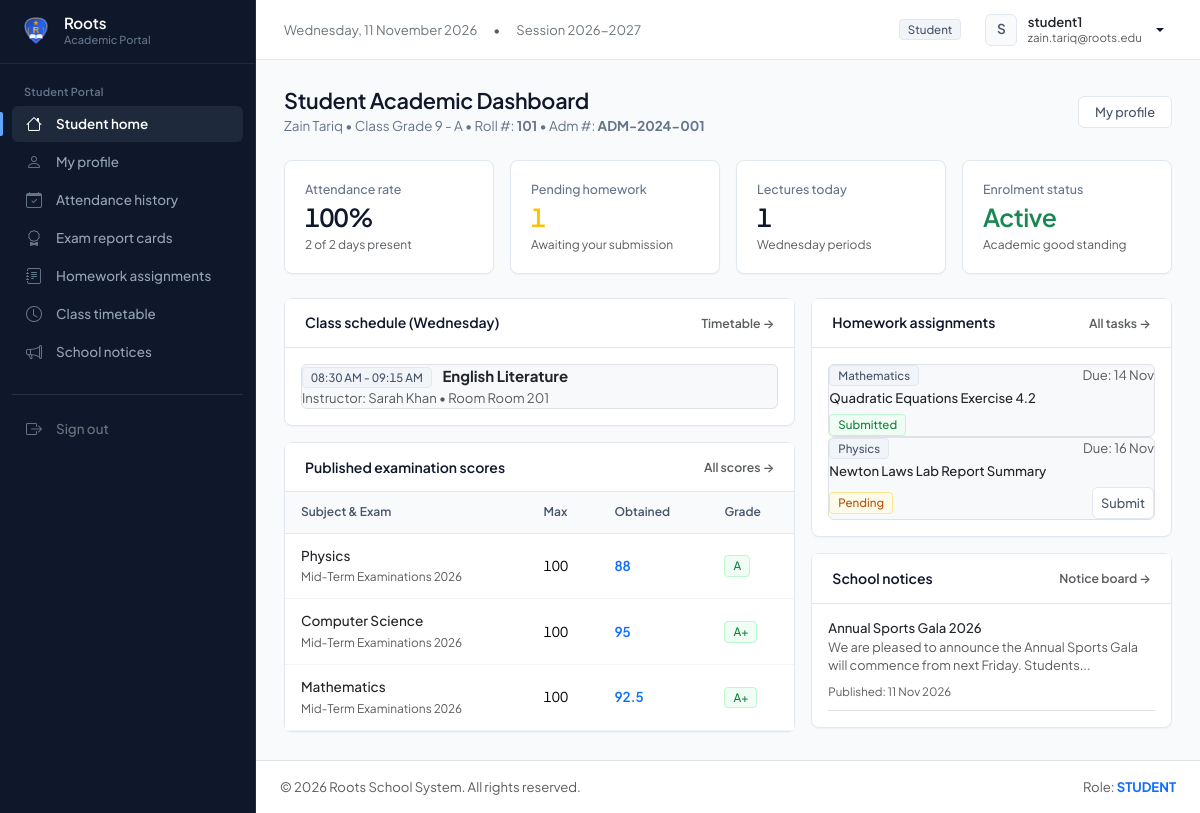
Screenshot of /student/index.php (signed in) with the database file from the repository.
### tables this page shows
CREATE TABLE `students` (
    `id` INT AUTO_INCREMENT PRIMARY KEY,
    `user_id` INT NOT NULL UNIQUE,
    `admission_no` VARCHAR(30) NOT NULL UNIQUE,
    `roll_no` VARCHAR(30) NOT NULL,
    `class_id` INT NOT NULL,
    `section_id` INT NOT NULL,
    `parent_id` INT DEFAULT NULL,
    `first_name` VARCHAR(50) NOT NULL,
    `last_name` VARCHAR(50) NOT NULL,
    `gender` ENUM('Male', 'Female', 'Other') NOT NULL,
    `dob` DATE NOT NULL,
    `admission_date` DATE NOT NULL,
    `phone` VARCHAR(25) DEFAULT NULL,
    `address` TEXT DEFAULT NULL,
    `photo` VARCHAR(255) DEFAULT 'default_avatar.png',
    `status` ENUM('active', 'inactive', 'graduated') NOT NULL DEFAULT 'active',
    `created_at` TIMESTAMP DEFAULT CURRENT_TIMESTAMP,
    FOREIGN KEY (`user_id`) REFERENCES `users`(`id`) ON DELETE CASCADE,
    FOREIGN KEY (`class_id`) REFERENCES `classes`(`id`) ON DELETE RESTRICT,
    FOREIGN KEY (`section_id`) REFERENCES `sections`(`id`) ON DELETE RESTRICT,
    FOREIGN KEY (`parent_id`) REFERENCES `parents`(`id`) ON DELETE SET NULL,
    INDEX `idx_class_section` (`class_id`, `section_id`)
);

CREATE TABLE `classes` (
    `id` INT AUTO_INCREMENT PRIMARY KEY,
    `class_name` VARCHAR(50) NOT NULL,
    `numeric_level` INT NOT NULL,
    `created_at` TIMESTAMP DEFAULT CURRENT_TIMESTAMP
);

CREATE TABLE `sections` (
    `id` INT AUTO_INCREMENT PRIMARY KEY,
    `class_id` INT NOT NULL,
    `section_name` VARCHAR(10) NOT NULL,
    `room_no` VARCHAR(20) DEFAULT NULL,
    `capacity` INT DEFAULT 40,
    FOREIGN KEY (`class_id`) REFERENCES `classes`(`id`) ON DELETE CASCADE,
    UNIQUE KEY `unique_class_section` (`class_id`, `section_name`)
);

CREATE TABLE `timetables` (
    `id` INT AUTO_INCREMENT PRIMARY KEY,
    `class_id` INT NOT NULL,
    `section_id` INT NOT NULL,
    `subject_id` INT NOT NULL,
    `teacher_id` INT NOT NULL,
    `day_of_week` ENUM('Monday', 'Tuesday', 'Wednesday', 'Thursday', 'Friday', 'Saturday') NOT NULL,
    `start_time` TIME NOT NULL,
    `end_time` TIME NOT NULL,
    `room_no` VARCHAR(20) DEFAULT NULL,
    FOREIGN KEY (`class_id`) REFERENCES `classes`(`id`) ON DELETE CASCADE,
    FOREIGN KEY (`section_id`) REFERENCES `sections`(`id`) ON DELETE CASCADE,
    FOREIGN KEY (`subject_id`) REFERENCES `subjects`(`id`) ON DELETE CASCADE,
    FOREIGN KEY (`teacher_id`) REFERENCES `teachers`(`id`) ON DELETE CASCADE
);

CREATE TABLE `subjects` (
    `id` INT AUTO_INCREMENT PRIMARY KEY,
    `subject_name` VARCHAR(100) NOT NULL,
    `subject_code` VARCHAR(30) NOT NULL UNIQUE,
    `class_id` INT NOT NULL,
    `created_at` TIMESTAMP DEFAULT CURRENT_TIMESTAMP,
    FOREIGN KEY (`class_id`) REFERENCES `classes`(`id`) ON DELETE CASCADE
);

CREATE TABLE `teachers` (
    `id` INT AUTO_INCREMENT PRIMARY KEY,
    `user_id` INT NOT NULL UNIQUE,
    `employee_id` VARCHAR(30) NOT NULL UNIQUE,
    `first_name` VARCHAR(50) NOT NULL,
    `last_name` VARCHAR(50) NOT NULL,
    `gender` ENUM('Male', 'Female', 'Other') NOT NULL,
    `phone` VARCHAR(25) NOT NULL,
    `email` VARCHAR(100) NOT NULL,
    `qualification` VARCHAR(100) DEFAULT NULL,
    `joining_date` DATE NOT NULL,
    `salary` DECIMAL(10,2) DEFAULT 0.00,
    `address` TEXT DEFAULT NULL,
    `photo` VARCHAR(255) DEFAULT 'default_avatar.png',
    `created_at` TIMESTAMP DEFAULT CURRENT_TIMESTAMP,
    FOREIGN KEY (`user_id`) REFERENCES `users`(`id`) ON DELETE CASCADE
);

CREATE TABLE `marks` (
    `id` INT AUTO_INCREMENT PRIMARY KEY,
    `exam_subject_id` INT NOT NULL,
    `student_id` INT NOT NULL,
    `marks_obtained` DECIMAL(5,2) NOT NULL DEFAULT 0.00,
    `is_absent` TINYINT(1) DEFAULT 0,
    `remarks` VARCHAR(255) DEFAULT NULL,
    `entered_by` INT DEFAULT NULL,
    `created_at` TIMESTAMP DEFAULT CURRENT_TIMESTAMP,
    FOREIGN KEY (`exam_subject_id`) REFERENCES `exam_subjects`(`id`) ON DELETE CASCADE,
    FOREIGN KEY (`student_id`) REFERENCES `students`(`id`) ON DELETE CASCADE,
    UNIQUE KEY `unique_exam_student_marks` (`exam_subject_id`, `student_id`)
);

CREATE TABLE `examinations` (
    `id` INT AUTO_INCREMENT PRIMARY KEY,
    `exam_name` VARCHAR(100) NOT NULL,
    `exam_type` VARCHAR(50) NOT NULL,
    `session_year` VARCHAR(20) NOT NULL,
    `start_date` DATE NOT NULL,
    `end_date` DATE NOT NULL,
    `is_published` TINYINT(1) DEFAULT 0,
    `created_at` TIMESTAMP DEFAULT CURRENT_TIMESTAMP
);

CREATE TABLE `exam_subjects` (
    `id` INT AUTO_INCREMENT PRIMARY KEY,
    `exam_id` INT NOT NULL,
    `class_id` INT NOT NULL,
    `subject_id` INT NOT NULL,
    `exam_date` DATE NOT NULL,
    `start_time` TIME NOT NULL,
    `end_time` TIME NOT NULL,
    `max_marks` DECIMAL(5,2) NOT NULL DEFAULT 100.00,
    `pass_marks` DECIMAL(5,2) NOT NULL DEFAULT 33.00,
    FOREIGN KEY (`exam_id`) REFERENCES `examinations`(`id`) ON DELETE CASCADE,
    FOREIGN KEY (`class_id`) REFERENCES `classes`(`id`) ON DELETE CASCADE,
    FOREIGN KEY (`subject_id`) REFERENCES `subjects`(`id`) ON DELETE CASCADE,
    UNIQUE KEY `unique_exam_class_subject` (`exam_id`, `class_id`, `subject_id`)
);

CREATE TABLE `homework` (
    `id` INT AUTO_INCREMENT PRIMARY KEY,
    `teacher_id` INT NOT NULL,
    `class_id` INT NOT NULL,
    `section_id` INT NOT NULL,
    `subject_id` INT NOT NULL,
    `title` VARCHAR(150) NOT NULL,
    `description` TEXT NOT NULL,
    `assigned_date` DATE NOT NULL,
    `due_date` DATE NOT NULL,
    `attachment` VARCHAR(255) DEFAULT NULL,
    `created_at` TIMESTAMP DEFAULT CURRENT_TIMESTAMP,
    FOREIGN KEY (`teacher_id`) REFERENCES `teachers`(`id`) ON DELETE CASCADE,
    FOREIGN KEY (`class_id`) REFERENCES `classes`(`id`) ON DELETE CASCADE,
    FOREIGN KEY (`section_id`) REFERENCES `sections`(`id`) ON DELETE CASCADE,
    FOREIGN KEY (`subject_id`) REFERENCES `subjects`(`id`) ON DELETE CASCADE
);

CREATE TABLE `announcements` (
    `id` INT AUTO_INCREMENT PRIMARY KEY,
    `title` VARCHAR(200) NOT NULL,
    `content` TEXT NOT NULL,
    `target_role` ENUM('all', 'teacher', 'student', 'parent') NOT NULL DEFAULT 'all',
    `start_date` DATE NOT NULL,
    `expiry_date` DATE NOT NULL,
    `created_by` INT NOT NULL,
    `created_at` TIMESTAMP DEFAULT CURRENT_TIMESTAMP,
    FOREIGN KEY (`created_by`) REFERENCES `users`(`id`) ON DELETE CASCADE
);

### student/index.php (the view, shortened to what the rows shown need)
<?php
require_once __DIR__ . '/../includes/header.php';
$pdo = getDB();
$studentUserId = $currentUser['id'];
$stStmt = $pdo->prepare("
    SELECT s.*, c.class_name, sec.section_name, p.father_name, p.phone as parent_phone
    FROM students s
    JOIN classes c ON s.class_id = c.id
    JOIN sections sec ON s.section_id = sec.id
    LEFT JOIN parents p ON s.parent_id = p.id
    WHERE s.user_id = ?
");
$stStmt->execute([$studentUserId]);
$student = $stStmt->fetch();
$studentId = $student ? (int)$student['id'] : 0;
$classId = $student ? (int)$student['class_id'] : 0;
$sectionId = $student ? (int)$student['section_id'] : 0;
$hwStmt = $pdo->prepare("
    SELECT hw.*, s.subject_name,
           hs.id as submission_id, hs.status as submission_status, hs.grade
    FROM homework hw
    JOIN subjects s ON hw.subject_id = s.id
    LEFT JOIN homework_submissions hs ON (hs.homework_id = hw.id AND hs.student_id = ?)
    WHERE hw.class_id = ? AND hw.section_id = ?
    ORDER BY hw.due_date ASC
    LIMIT 5
");
$hwStmt->execute([$studentId, $classId, $sectionId]);
$homeworkItems = $hwStmt->fetchAll();
$todayName = date('l');
$ttStmt = $pdo->prepare("
    SELECT tt.*, s.subject_name, tc.first_name as teacher_first, tc.last_name as teacher_last
    FROM timetables tt
    JOIN subjects s ON tt.subject_id = s.id
    JOIN teachers tc ON tt.teacher_id = tc.id
    WHERE tt.class_id = ? AND tt.section_id = ? AND tt.day_of_week = ?
    ORDER BY tt.start_time ASC
");
$ttStmt->execute([$classId, $sectionId, $todayName]);
$todayClasses = $ttStmt->fetchAll();
$examResStmt = $pdo->prepare("
    SELECT e.exam_name, es.max_marks, es.pass_marks, sub.subject_name, m.marks_obtained, m.is_absent
    FROM marks m
    JOIN exam_subjects es ON m.exam_subject_id = es.id
    JOIN examinations e ON es.exam_id = e.id
    JOIN subjects sub ON es.subject_id = sub.id
    WHERE m.student_id = ? AND e.is_published = 1
    ORDER BY e.start_date DESC
    LIMIT 5
");
$examResStmt->execute([$studentId]);
$latestMarks = $examResStmt->fetchAll();
$notices = $pdo->query("
    SELECT * FROM announcements
    WHERE target_role IN ('all', 'student') AND expiry_date >= CURDATE()
    ORDER BY created_at DESC
    LIMIT 3
")->fetchAll();
?>
<div class="d-flex flex-column flex-sm-row justify-content-between align-items-sm-center gap-3 mb-4">
    <div>
        <h2 class="page-title">Student Academic Dashboard</h2>
        <p class="page-subtitle">
            <?php echo htmlspecialchars($student['first_name'] . ' ' . $student['last_name']); ?> &bull;
            Class <?php echo htmlspecialchars($student['class_name'] . ' - ' . $student['section_name']); ?> &bull;
            Roll #: <strong><?php echo htmlspecialchars($student['roll_no'] ?: 'N/A'); ?></strong> &bull;
            Adm #: <strong><?php echo htmlspecialchars($student['admission_no']); ?></strong>
        </p>
    </div>
</div>
<div class="row g-3">
    <div class="col-12 col-lg-7">
        <div class="card mb-3">
            <div class="card-body p-3">
                <?php if (!empty($todayClasses)): ?>
                    <div class="d-flex flex-column gap-2">
                        <?php foreach ($todayClasses as $c): ?>
                            <div class="p-2.5 rounded border bg-light d-flex justify-content-between align-items-center">
                                <div>
                                    <span class="badge bg-secondary-subtle text-dark small me-2">
                                        <?php echo date('h:i A', strtotime($c['start_time'])); ?> - <?php echo date('h:i A', strtotime($c['end_time'])); ?>
                                    </span>
                                    <strong class="text-dark"><?php echo htmlspecialchars($c['subject_name']); ?></strong>
                                    <div class="small text-muted mt-0.5">
                                        Instructor: <?php echo htmlspecialchars($c['teacher_first'] . ' ' . $c['teacher_last']); ?>
                                        <?php if ($c['room_no']): ?>
                                            &bull; Room <?php echo htmlspecialchars($c['room_no']); ?>
                                        <?php endif; ?>
                                    </div>
                                </div>
                            </div>
                        <?php endforeach; ?>
                    </div>
                <?php else: ?>
                    <div class="text-center py-4 text-muted small">
                        No scheduled classes today.
                    </div>
                <?php endif; ?>
            </div>
        </div>
        <div class="card">
            <div class="table-responsive">
                <table class="table align-middle mb-0">
                    <thead>
                        <tr>
                            <th>Subject &amp; Exam</th>
                            <th>Max</th>
                            <th>Obtained</th>
                            <th>Grade</th>
                        </tr>
                    </thead>
                    <tbody>
                        <?php if (!empty($latestMarks)): ?>
                            <?php foreach ($latestMarks as $lm):
                                $obt = (float)$lm['marks_obtained'];
                                $grade = calculateGrade($obt, (float)$lm['max_marks']);
                            ?>
                                <tr>
                                    <td>
                                        <div class="fw-medium text-dark"><?php echo htmlspecialchars($lm['subject_name']); ?></div>
                                        <small class="text-muted"><?php echo htmlspecialchars($lm['exam_name']); ?></small>
                                    </td>
                                    <td><?php echo (int)$lm['max_marks']; ?></td>
                                    <td class="fw-semibold text-primary"><?php echo $obt; ?></td>
                                    <td>
                                        <span class="badge <?php echo ($grade === 'F') ? 'bg-danger-subtle text-danger' : 'bg-success-subtle text-success'; ?>">
                                            <?php echo $grade; ?>
                                        </span>
                                    </td>
                                </tr>
                            <?php endforeach; ?>
                        <?php else: ?>
                            <tr><td colspan="4" class="text-center py-3 text-muted">No published examination results available yet.</td></tr>
                        <?php endif; ?>
                    </tbody>
                </table>
            </div>
        </div>
    </div>
    <div class="col-12 col-lg-5">
        <div class="card mb-3">
            <div class="card-body p-3">
                <?php if (!empty($homeworkItems)): ?>
                    <div class="d-flex flex-column gap-2.5">
                        <?php foreach ($homeworkItems as $hw): ?>
                            <div class="p-2.5 rounded border bg-light">
                                <div class="d-flex justify-content-between align-items-start mb-1">
                                    <span class="badge bg-secondary-subtle text-dark small"><?php echo htmlspecialchars($hw['subject_name']); ?></span>
                                    <small class="text-muted">Due: <?php echo date('d M', strtotime($hw['due_date'])); ?></small>
                                </div>
                                <h6 class="fw-medium text-dark mb-1 small"><?php echo htmlspecialchars($hw['title']); ?></h6>
                                <div class="d-flex justify-content-between align-items-center mt-2">
                                    <?php if ($hw['submission_id']): ?>
                                        <span class="badge bg-success-subtle text-success small">Submitted</span>
                                    <?php else: ?>
                                        <span class="badge bg-warning-subtle text-warning small">Pending</span>
                                        <a href="<?php echo BASE_URL; ?>student/homework.php" class="btn btn-outline-secondary btn-sm py-0.5 px-2">Submit</a>
                                    <?php endif; ?>
                                </div>
                            </div>
                        <?php endforeach; ?>
                    </div>
                <?php else: ?>
                    <div class="text-center py-3 text-muted small">
                        No pending homework assignments.
                    </div>
                <?php endif; ?>
            </div>
        </div>
        <div class="card">
            <div class="card-body p-3">
                <?php if (!empty($notices)): ?>
                    <div class="d-flex flex-column gap-3">
                        <?php foreach ($notices as $nt): ?>
                            <div class="pb-2 border-bottom">
                                <h6 class="fw-medium text-dark small mb-1"><?php echo htmlspecialchars($nt['title']); ?></h6>
                                <p class="text-muted small mb-1" style="font-size: 0.8rem; line-height: 1.4;">
                                    <?php echo htmlspecialchars(substr($nt['content'], 0, 90)) . (strlen($nt['content']) > 90 ? '...' : ''); ?>
                                </p>
                                <span class="text-muted" style="font-size: 0.72rem;">
                                    Published: <?php echo formatDate($nt['start_date']); ?>
                                </span>
                            </div>
                        <?php endforeach; ?>
                    </div>
                <?php else: ?>
                    <div class="text-center py-3 text-muted small">
                        No notices posted.
                    </div>
                <?php endif; ?>
            </div>
        </div>
    </div>
</div>
<?php require_once __DIR__ . '/../includes/footer.php'; ?>

### rows the page displays
students: first_name+last_name "Zain Tariq", class.section_name "Grade 9 - A", roll_no "101", admission_no "ADM-2024-001"
timetables: start_time "08:30 AM", end_time "09:15 AM", subject.subject_name "English Literature", teacher.last_name "Sarah Khan", room_no "Room 201"
marks: subjects.subject_name "Physics", examinations.exam_name "Mid-Term Examinations 2026", exam_subject.max_marks "100", marks_obtained "88", grade "A"
marks: subjects.subject_name "Computer Science", examinations.exam_name "Mid-Term Examinations 2026", exam_subject.max_marks "100", marks_obtained "95", grade "A+"
marks: subjects.subject_name "Mathematics", examinations.exam_name "Mid-Term Examinations 2026", exam_subject.max_marks "100", marks_obtained "92.5", grade "A+"
homework: subject.subject_name "Mathematics", due_date "14 Nov", title "Quadratic Equations Exercise 4.2", shows "Submitted"
homework: subject.subject_name "Physics", due_date "16 Nov", title "Newton Laws Lab Report Summary"
announcements: title "Annual Sports Gala 2026", content "We are pleased to announce the Annual Sports Gala will commence from next Friday. Students", start_date "11 Nov 2026"

### other values shown
APP_SHORT_NAME "Roots"
APP_YEAR "2026-2027"
$currentUser['role'] "Student"
substr($currentUser['name'] ?? $currentUser['username'], 0, 1) "S"
$currentUser['name'] "student1"
$currentUser['email'] "zain.tariq@roots.edu"
$attPercent "100"
$presentDays "2"
$totalDays "2"
$pendingHwCount "1"
count($todayClasses) "1"
APP_NAME "Roots School System"
$currentUser['role'] "STUDENT"
